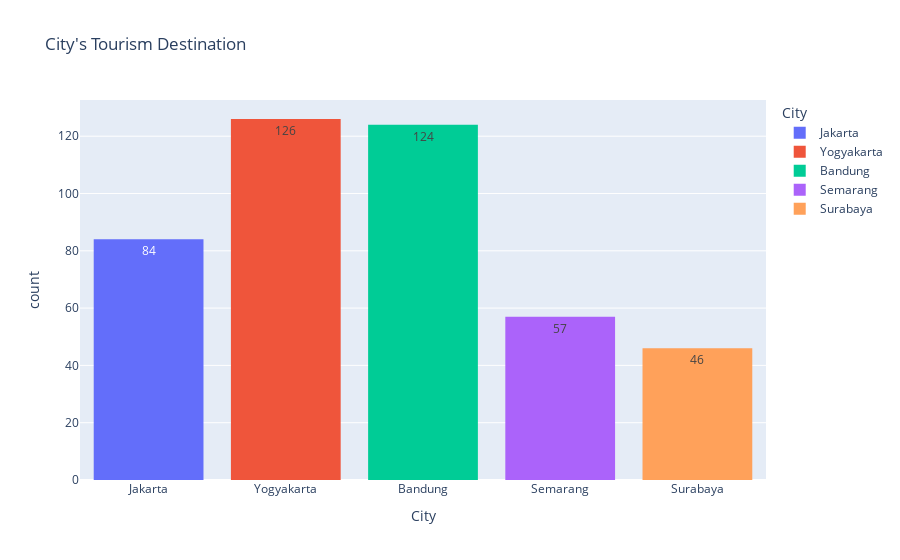

Notebook source saved alongside this figure:
### Markdown cell above
Melakukan analisis pada variabel City

### Code cell
px.histogram(data_frame=data_tourism_with_id, x='City', color='City', title='City\'s Tourism Destination',histfunc='count',text_auto=True)

### Figure 1 — Plotly figure (JSON) as saved in the notebook; plotly's stock layout.template omitted (floating-point values rounded to 4 significant figures)
{"data": [{"alignmentgroup": "True", "bingroup": "x", "histfunc": "count", "hovertemplate": "City=%{x}<br>count=%{y}<extra></extra>", "legendgroup": "Jakarta", "marker": {"color": "#636efa", "pattern": {"shape": ""}}, "name": "Jakarta", "offsetgroup": "Jakarta", "orientation": "v", "showlegend": true, "texttemplate": "%{value}", "type": "histogram", "x": ["Jakarta", "Jakarta", "Jakarta", "Jakarta", "Jakarta", "Jakarta", "Jakarta", "Jakarta", "Jakarta", "Jakarta", "Jakarta", "Jakarta", "Jakarta", "Jakarta", "Jakarta", "Jakarta", "Jakarta", "Jakarta", "Jakarta", "Jakarta", "Jakarta", "Jakarta", "Jakarta", "Jakarta", "Jakarta", "Jakarta", "Jakarta", "Jakarta", "Jakarta", "Jakarta", "Jakarta", "Jakarta", "Jakarta", "Jakarta", "Jakarta", "Jakarta", "Jakarta", "Jakarta", "Jakarta", "Jakarta", "Jakarta", "Jakarta", "Jakarta", "Jakarta", "Jakarta", "Jakarta", "Jakarta", "Jakarta", "Jakarta", "Jakarta", "Jakarta", "Jakarta", "Jakarta", "Jakarta", "Jakarta", "Jakarta", "Jakarta", "Jakarta", "Jakarta", "Jakarta", "Jakarta", "Jakarta", "Jakarta", "Jakarta", "Jakarta", "Jakarta", "Jakarta", "Jakarta", "Jakarta", "Jakarta", "Jakarta", "Jakarta", "Jakarta", "Jakarta", "Jakarta", "Jakarta", "Jakarta", "Jakarta", "Jakarta", "Jakarta", "Jakarta", "Jakarta", "Jakarta", "Jakarta"], "xaxis": "x", "yaxis": "y"}, {"alignmentgroup": "True", "bingroup": "x", "histfunc": "count", "hovertemplate": "City=%{x}<br>count=%{y}<extra></extra>", "legendgroup": "Yogyakarta", "marker": {"color": "#EF553B", "pattern": {"shape": ""}}, "name": "Yogyakarta", "offsetgroup": "Yogyakarta", "orientation": "v", "showlegend": true, "texttemplate": "%{value}", "type": "histogram", "x": ["Yogyakarta", "Yogyakarta", "Yogyakarta", "Yogyakarta", "Yogyakarta", "Yogyakarta", "Yogyakarta", "Yogyakarta", "Yogyakarta", "Yogyakarta", "Yogyakarta", "Yogyakarta", "Yogyakarta", "Yogyakarta", "Yogyakarta", "Yogyakarta", "Yogyakarta", "Yogyakarta", "Yogyakarta", "Yogyakarta", "Yogyakarta", "Yogyakarta", "Yogyakarta", "Yogyakarta", "Yogyakarta", "Yogyakarta", "Yogyakarta", "Yogyakarta", "Yogyakarta", "Yogyakarta", "Yogyakarta", "Yogyakarta", "Yogyakarta", "Yogyakarta", "Yogyakarta", "Yogyakarta", "Yogyakarta", "Yogyakarta", "Yogyakarta", "Yogyakarta", "Yogyakarta", "Yogyakarta", "Yogyakarta", "Yogyakarta", "Yogyakarta", "Yogyakarta", "Yogyakarta", "Yogyakarta", "Yogyakarta", "Yogyakarta", "Yogyakarta", "Yogyakarta", "Yogyakarta", "Yogyakarta", "Yogyakarta", "Yogyakarta", "Yogyakarta", "Yogyakarta", "Yogyakarta", "Yogyakarta", "Yogyakarta", "Yogyakarta", "Yogyakarta", "Yogyakarta", "Yogyakarta", "Yogyakarta", "Yogyakarta", "Yogyakarta", "Yogyakarta", "Yogyakarta", "Yogyakarta", "Yogyakarta", "Yogyakarta", "Yogyakarta", "Yogyakarta", "Yogyakarta", "Yogyakarta", "Yogyakarta", "Yogyakarta", "Yogyakarta", "Yogyakarta", "Yogyakarta", "Yogyakarta", "Yogyakarta", "Yogyakarta", "Yogyakarta", "Yogyakarta", "Yogyakarta", "Yogyakarta", "Yogyakarta", "Yogyakarta", "Yogyakarta", "Yogyakarta", "Yogyakarta", "Yogyakarta", "Yogyakarta", "Yogyakarta", "Yogyakarta", "Yogyakarta", "Yogyakarta", "Yogyakarta", "Yogyakarta", "Yogyakarta", "Yogyakarta", "Yogyakarta", "Yogyakarta", "Yogyakarta", "Yogyakarta", "Yogyakarta", "Yogyakarta", "Yogyakarta", "Yogyakarta", "Yogyakarta", "Yogyakarta", "Yogyakarta", "Yogyakarta", "Yogyakarta", "Yogyakarta", "Yogyakarta", "Yogyakarta", "Yogyakarta", "Yogyakarta", "Yogyakarta", "Yogyakarta", "Yogyakarta", "Yogyakarta"], "xaxis": "x", "yaxis": "y"}, {"alignmentgroup": "True", "bingroup": "x", "histfunc": "count", "hovertemplate": "City=%{x}<br>count=%{y}<extra></extra>", "legendgroup": "Bandung", "marker": {"color": "#00cc96", "pattern": {"shape": ""}}, "name": "Bandung", "offsetgroup": "Bandung", "orientation": "v", "showlegend": true, "texttemplate": "%{value}", "type": "histogram", "x": ["Bandung", "Bandung", "Bandung", "Bandung", "Bandung", "Bandung", "Bandung", "Bandung", "Bandung", "Bandung", "Bandung", "Bandung", "Bandung", "Bandung", "Bandung", "Bandung", "Bandung", "Bandung", "Bandung", "Bandung", "Bandung", "Bandung", "Bandung", "Bandung", "Bandung", "Bandung", "Bandung", "Bandung", "Bandung", "Bandung", "Bandung", "Bandung", "Bandung", "Bandung", "Bandung", "Bandung", "Bandung", "Bandung", "Bandung", "Bandung", "Bandung", "Bandung", "Bandung", "Bandung", "Bandung", "Bandung", "Bandung", "Bandung", "Bandung", "Bandung", "Bandung", "Bandung", "Bandung", "Bandung", "Bandung", "Bandung", "Bandung", "Bandung", "Bandung", "Bandung", "Bandung", "Bandung", "Bandung", "Bandung", "Bandung", "Bandung", "Bandung", "Bandung", "Bandung", "Bandung", "Bandung", "Bandung", "Bandung", "Bandung", "Bandung", "Bandung", "Bandung", "Bandung", "Bandung", "Bandung", "Bandung", "Bandung", "Bandung", "Bandung", "Bandung", "Bandung", "Bandung", "Bandung", "Bandung", "Bandung", "Bandung", "Bandung", "Bandung", "Bandung", "Bandung", "Bandung", "Bandung", "Bandung", "Bandung", "Bandung", "Bandung", "Bandung", "Bandung", "Bandung", "Bandung", "Bandung", "Bandung", "Bandung", "Bandung", "Bandung", "Bandung", "Bandung", "Bandung", "Bandung", "Bandung", "Bandung", "Bandung", "Bandung", "Bandung", "Bandung", "Bandung", "Bandung", "Bandung", "Bandung"], "xaxis": "x", "yaxis": "y"}, {"alignmentgroup": "True", "bingroup": "x", "histfunc": "count", "hovertemplate": "City=%{x}<br>count=%{y}<extra></extra>", "legendgroup": "Semarang", "marker": {"color": "#ab63fa", "pattern": {"shape": ""}}, "name": "Semarang", "offsetgroup": "Semarang", "orientation": "v", "showlegend": true, "texttemplate": "%{value}", "type": "histogram", "x": ["Semarang", "Semarang", "Semarang", "Semarang", "Semarang", "Semarang", "Semarang", "Semarang", "Semarang", "Semarang", "Semarang", "Semarang", "Semarang", "Semarang", "Semarang", "Semarang", "Semarang", "Semarang", "Semarang", "Semarang", "Semarang", "Semarang", "Semarang", "Semarang", "Semarang", "Semarang", "Semarang", "Semarang", "Semarang", "Semarang", "Semarang", "Semarang", "Semarang", "Semarang", "Semarang", "Semarang", "Semarang", "Semarang", "Semarang", "Semarang", "Semarang", "Semarang", "Semarang", "Semarang", "Semarang", "Semarang", "Semarang", "Semarang", "Semarang", "Semarang", "Semarang", "Semarang", "Semarang", "Semarang", "Semarang", "Semarang", "Semarang"], "xaxis": "x", "yaxis": "y"}, {"alignmentgroup": "True", "bingroup": "x", "histfunc": "count", "hovertemplate": "City=%{x}<br>count=%{y}<extra></extra>", "legendgroup": "Surabaya", "marker": {"color": "#FFA15A", "pattern": {"shape": ""}}, "name": "Surabaya", "offsetgroup": "Surabaya", "orientation": "v", "showlegend": true, "texttemplate": "%{value}", "type": "histogram", "x": ["Surabaya", "Surabaya", "Surabaya", "Surabaya", "Surabaya", "Surabaya", "Surabaya", "Surabaya", "Surabaya", "Surabaya", "Surabaya", "Surabaya", "Surabaya", "Surabaya", "Surabaya", "Surabaya", "Surabaya", "Surabaya", "Surabaya", "Surabaya", "Surabaya", "Surabaya", "Surabaya", "Surabaya", "Surabaya", "Surabaya", "Surabaya", "Surabaya", "Surabaya", "Surabaya", "Surabaya", "Surabaya", "Surabaya", "Surabaya", "Surabaya", "Surabaya", "Surabaya", "Surabaya", "Surabaya", "Surabaya", "Surabaya", "Surabaya", "Surabaya", "Surabaya", "Surabaya", "Surabaya"], "xaxis": "x", "yaxis": "y"}], "layout": {"barmode": "relative", "legend": {"title": {"text": "City"}, "tracegroupgap": 0}, "title": {"text": "City's Tourism Destination"}, "xaxis": {"anchor": "y", "categoryarray": ["Jakarta", "Yogyakarta", "Bandung", "Semarang", "Surabaya"], "categoryorder": "array", "domain": [0, 1], "title": {"text": "City"}}, "yaxis": {"anchor": "x", "domain": [0, 1], "title": {"text": "count"}}}}
